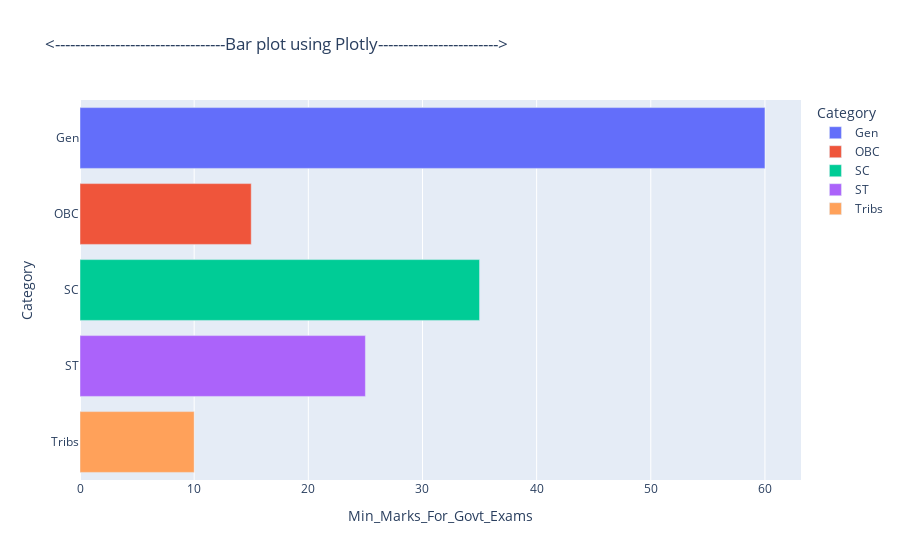

Notebook source saved alongside this figure:
### Code cell
'''
Q-5> Generate a bar plot using Plotly ?
Sol>
'''
import plotly.express as px
import pandas as pd
data = {"Category": ["Gen","OBC","SC","ST","Tribs"],"Min_Marks_For_Govt_Exams": [60,15,35,25,10]}
df = pd.DataFrame(data)
fig = px.bar(df, x="Min_Marks_For_Govt_Exams", y="Category", color="Category", title="<----------------------------------Bar plot using Plotly------------------------>")
fig.show()

### Figure 1 — Plotly figure (JSON) as saved in the notebook; plotly's stock layout.template omitted (floating-point values rounded to 4 significant figures)
{"data": [{"alignmentgroup": "True", "hovertemplate": "Category=%{y}<br>Min_Marks_For_Govt_Exams=%{x}<extra></extra>", "legendgroup": "Gen", "marker": {"color": "#636efa", "pattern": {"shape": ""}}, "name": "Gen", "offsetgroup": "Gen", "orientation": "h", "showlegend": true, "textposition": "auto", "type": "bar", "x": [60], "xaxis": "x", "y": ["Gen"], "yaxis": "y"}, {"alignmentgroup": "True", "hovertemplate": "Category=%{y}<br>Min_Marks_For_Govt_Exams=%{x}<extra></extra>", "legendgroup": "OBC", "marker": {"color": "#EF553B", "pattern": {"shape": ""}}, "name": "OBC", "offsetgroup": "OBC", "orientation": "h", "showlegend": true, "textposition": "auto", "type": "bar", "x": [15], "xaxis": "x", "y": ["OBC"], "yaxis": "y"}, {"alignmentgroup": "True", "hovertemplate": "Category=%{y}<br>Min_Marks_For_Govt_Exams=%{x}<extra></extra>", "legendgroup": "SC", "marker": {"color": "#00cc96", "pattern": {"shape": ""}}, "name": "SC", "offsetgroup": "SC", "orientation": "h", "showlegend": true, "textposition": "auto", "type": "bar", "x": [35], "xaxis": "x", "y": ["SC"], "yaxis": "y"}, {"alignmentgroup": "True", "hovertemplate": "Category=%{y}<br>Min_Marks_For_Govt_Exams=%{x}<extra></extra>", "legendgroup": "ST", "marker": {"color": "#ab63fa", "pattern": {"shape": ""}}, "name": "ST", "offsetgroup": "ST", "orientation": "h", "showlegend": true, "textposition": "auto", "type": "bar", "x": [25], "xaxis": "x", "y": ["ST"], "yaxis": "y"}, {"alignmentgroup": "True", "hovertemplate": "Category=%{y}<br>Min_Marks_For_Govt_Exams=%{x}<extra></extra>", "legendgroup": "Tribs", "marker": {"color": "#FFA15A", "pattern": {"shape": ""}}, "name": "Tribs", "offsetgroup": "Tribs", "orientation": "h", "showlegend": true, "textposition": "auto", "type": "bar", "x": [10], "xaxis": "x", "y": ["Tribs"], "yaxis": "y"}], "layout": {"autosize": true, "barmode": "relative", "legend": {"title": {"text": "Category"}, "tracegroupgap": 0}, "title": {"text": "<----------------------------------Bar plot using Plotly------------------------>"}, "xaxis": {"anchor": "y", "autorange": true, "domain": [0, 1], "range": [0, 63.16], "title": {"text": "Min_Marks_For_Govt_Exams"}, "type": "linear"}, "yaxis": {"anchor": "x", "autorange": true, "categoryarray": ["Tribs", "ST", "SC", "OBC", "Gen"], "categoryorder": "array", "domain": [0, 1], "range": [-0.5, 4.5], "title": {"text": "Category"}, "type": "category"}}}
